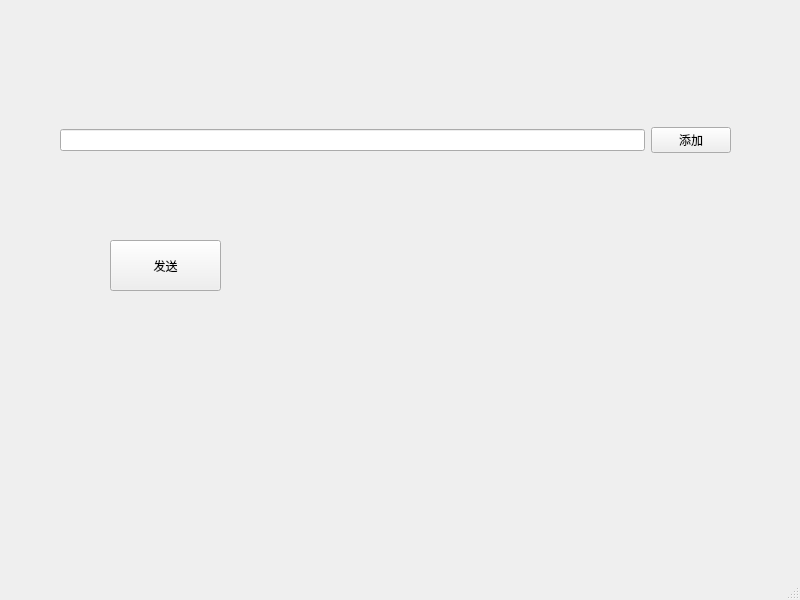
<?xml version="1.0" encoding="UTF-8"?>
<ui version="4.0">
 <class>MainWindow</class>
 <widget class="QMainWindow" name="MainWindow">
  <property name="geometry">
   <rect>
    <x>0</x>
    <y>0</y>
    <width>800</width>
    <height>600</height>
   </rect>
  </property>
  <property name="windowTitle">
   <string>MainWindow</string>
  </property>
  <widget class="QWidget" name="centralwidget">
   <widget class="QPushButton" name="pushButton_2">
    <property name="geometry">
     <rect>
      <x>110</x>
      <y>240</y>
      <width>111</width>
      <height>51</height>
     </rect>
    </property>
    <property name="text">
     <string>发送</string>
    </property>
   </widget>
   <widget class="QWidget" name="">
    <property name="geometry">
     <rect>
      <x>60</x>
      <y>110</y>
      <width>671</width>
      <height>61</height>
     </rect>
    </property>
    <layout class="QHBoxLayout" name="horizontalLayout">
     <item>
      <widget class="QLineEdit" name="lineEdit"/>
     </item>
     <item>
      <widget class="QPushButton" name="pushButton">
       <property name="text">
        <string>添加</string>
       </property>
      </widget>
     </item>
    </layout>
   </widget>
  </widget>
  <widget class="QMenuBar" name="menubar">
   <property name="geometry">
    <rect>
     <x>0</x>
     <y>0</y>
     <width>800</width>
     <height>26</height>
    </rect>
   </property>
  </widget>
  <widget class="QStatusBar" name="statusbar"/>
 </widget>
 <resources/>
 <connections>
  <connection>
   <sender>pushButton</sender>
   <signal>clicked()</signal>
   <receiver>MainWindow</receiver>
   <slot>show01()</slot>
   <hints>
    <hint type="sourcelabel">
     <x>683</x>
     <y>167</y>
    </hint>
    <hint type="destinationlabel">
     <x>697</x>
     <y>311</y>
    </hint>
   </hints>
  </connection>
  <connection>
   <sender>pushButton_2</sender>
   <signal>clicked()</signal>
   <receiver>MainWindow</receiver>
   <slot>song()</slot>
   <hints>
    <hint type="sourcelabel">
     <x>175</x>
     <y>303</y>
    </hint>
    <hint type="destinationlabel">
     <x>193</x>
     <y>414</y>
    </hint>
   </hints>
  </connection>
 </connections>
 <slots>
  <slot>show01()</slot>
  <slot>song()</slot>
 </slots>
</ui>
